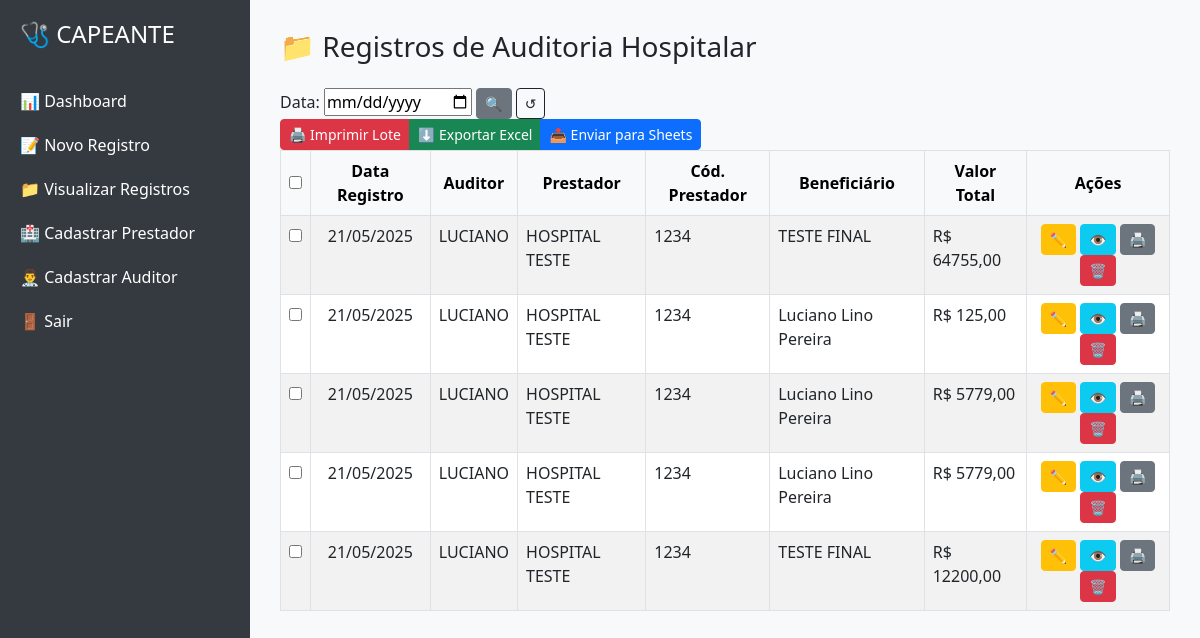
The app's page /relatorio (signed in) with its own data.
### auditoria_app/models.py (models this page shows)
class Auditoria(db.Model):
    __tablename__ = 'auditoria'
    __table_args__ = {'extend_existing': True}
    id = db.Column(db.Integer, primary_key=True)
    nome_beneficiario = db.Column(db.String(255), nullable=False)
    cod_beneficiario = db.Column(db.String(50))
    cod_prestador = db.Column(db.String(50))
    nome_prestador = db.Column(db.String(255))
    guia_principal = db.Column(db.String(100))
    data_internacao = db.Column(DateTime)
    hora_internacao = db.Column(db.String(10))
    data_alta = db.Column(DateTime)
    hora_alta = db.Column(db.String(10))
    data_auditoria = db.Column(DateTime)
    tipo_internacao = db.Column(db.String(50))
    caracter_internacao = db.Column(db.String(50))
    parcial = db.Column(db.String(50))
    cod_procedimento = db.Column(db.String(50))
    descricao_procedimento = db.Column(db.String(255))
    cid_codigo = db.Column(db.String(10))
    cid_descricao = db.Column(db.String(255))
    fatura_de = db.Column(DateTime)
    fatura_ate = db.Column(DateTime)
    for i in range(1, 11):
        locals()[f'grupo_{i}'] = db.Column(db.String(100))
        locals()[f'qtd_apresentada_{i}'] = db.Column(db.Integer)
        locals()[f'qtd_autorizada_{i}'] = db.Column(db.Integer)
        locals()[f'valor_apresentado_{i}'] = db.Column(db.Float)
        locals()[f'glosa_medico_{i}'] = db.Column(db.Float)
        locals()[f'glosa_enfermagem_{i}'] = db.Column(db.Float)
        locals()[f'valor_liberado_{i}'] = db.Column(db.Float)
    for i in range(1, 6):
        locals()[f'linhaextra_grupo_{i}'] = db.Column(db.String(100))
        locals()[f'linhaextra_qtd_apresentada_{i}'] = db.Column(db.Integer)
        locals()[f'linhaextra_qtd_autorizada_{i}'] = db.Column(db.Integer)
        locals()[f'linhaextra_valor_apresentado_{i}'] = db.Column(db.Float)
        locals()[f'linhaextra_glosa_medico_{i}'] = db.Column(db.Float)
        locals()[f'linhaextra_glosa_enfermagem_{i}'] = db.Column(db.Float)
        locals()[f'linhaextra_valor_liberado_{i}'] = db.Column(db.Float)
    total_apresentado = db.Column(db.Float)
    total_glosa_medico = db.Column(db.Float)
    total_glosa_enfermagem = db.Column(db.Float)
    total_liberado = db.Column(db.Float)
    auditor = db.Column(db.String(100))
    acomodacao = db.Column(db.String(50))
    motivo_glosa = db.Column(db.Text)
    data_registro = db.Column(db.DateTime, default=datetime.utcnow)
    salvo = db.Column(db.Boolean, default=False)

### auditoria_app/routes.py (the view)
@main.route('/relatorio')
@login_required
def relatorio():
    data_filtro = request.args.get('data')
    query = Auditoria.query  # ❌ Removido o filtro por empresa inexistente
    if data_filtro:
        try:
            data_dt = datetime.strptime(data_filtro, '%Y-%m-%d')
            query = query.filter(db.func.date(Auditoria.data_registro) == data_dt.date())
        except ValueError:
            flash("Data inválida no filtro.", "danger")
    registros = query.order_by(Auditoria.data_registro.desc()).all()
    return render_template('relatorio.html', registros=registros)

### auditoria_app/__init__.py (called while the page is built)
def create_app():
    app = Flask(__name__)
    app.config.from_object(Config)
    db.init_app(app)
    login_manager.init_app(app)
    mail.init_app(app)
    Migrate(app, db)
    login_manager.login_view = 'auth.login'
    from .models import User, Auditoria
    @login_manager.user_loader
    def load_user(user_id):
        return User.query.get(int(user_id))
    from .routes import main
    from .auth import auth as auth_blueprint
    app.register_blueprint(main)
    app.register_blueprint(auth_blueprint)
    @app.template_filter('getattr')
    def jinja_getattr(obj, attr):
        return getattr(obj, attr)
    return app  # ✅ ESTA LINHA ESTAVA FALTANDO

### auditoria_app/templates/relatorio.html (shortened to what this page needs)
{% extends 'base.html' %}
{% block content %}
<h3 class="mb-4">📁 Registros de Auditoria Hospitalar</h3>
<div class="relatorio-header">
  <form method="get" action="{{ url_for('main.relatorio') }}" class="filtro-data-form">
    <label for="data">Data:</label>
    <input type="date" id="data" name="data" value="{{ request.args.get('data', '') }}">
    <button type="submit" class="btn btn-sm btn-secondary">🔍</button>
    <a href="{{ url_for('main.relatorio') }}" class="btn btn-sm btn-outline-dark">↺</a>
  </form>
  <div class="btn-group">
    <button id="btnImprimir" class="btn btn-danger btn-sm">🖨️ Imprimir Lote</button>
    <button class="btn btn-success btn-sm" data-bs-toggle="modal" data-bs-target="#modalExportar">
      ⬇️ Exportar Excel
    </button>
    <button id="btnEnviarSheets" class="btn btn-primary btn-sm">📤 Enviar para Sheets</button>
  </div>
</div>
<form id="form-registros">
  <table class="table table-bordered table-striped table-hover">
    <thead class="table-light text-center align-middle">
      <tr>
        <th><input type="checkbox" id="checkAll"></th>
        <th>Data Registro</th>
        <th>Auditor</th>
        <th>Prestador</th>
        <th>Cód. Prestador</th>
        <th>Beneficiário</th>
        <th>Valor Total</th>
        <th>Ações</th>
      </tr>
    </thead>
    <tbody>
      {% for reg in registros %}
      <tr>
        <td class="text-center">
          {% if reg.salvo %}
          <input type="checkbox" class="registro-checkbox" value="{{ reg.id }}">
          {% endif %}
        </td>
        <td class="text-center">{{ reg.data_registro.strftime('%d/%m/%Y') if reg.data_registro else '' }}</td>
        <td>{{ reg.auditor }}</td>
        <td>{{ reg.nome_prestador }}</td>
        <td>{{ reg.cod_prestador }}</td>
        <td>{{ reg.nome_beneficiario }}</td>
        <td>R$ {{ '%.2f' | format(reg.total_apresentado or 0) | replace('.', ',') }}</td>
        <td class="text-center">
          <a href="{{ url_for('main.editar', id=reg.id) }}" class="btn btn-sm btn-warning">✏️</a>
          {% if reg.salvo %}
            <a href="{{ url_for('main.visualizar', id=reg.id) }}" class="btn btn-sm btn-info">👁️</a>
            <a href="{{ url_for('main.imprimir', id=reg.id) }}" class="btn btn-sm btn-secondary">🖨️</a>
          {% else %}
            <span class="badge bg-warning text-dark">Não salvo</span>
          {% endif %}
          <a href="{{ url_for('main.excluir', id=reg.id) }}" class="btn btn-sm btn-danger" onclick="return confirm('Deseja excluir este registro?')">🗑️</a>
        </td>
      </tr>
      {% endfor %}
    </tbody>
  </table>
</form>
{% endblock %}

### auditoria_app/templates/base.html (shortened to what this page needs)
<!DOCTYPE html>
<html lang="pt-br">
<head>
  <link href="https://cdn.jsdelivr.net/npm/bootstrap@5.3.0/dist/css/bootstrap.min.css" rel="stylesheet">
</head>
<body>
  {% if current_user.is_authenticated %}
  <div class="sidebar">
    <h2>🩺 CAPEANTE</h2>
    <a href="{{ url_for('main.dashboard') }}">📊 Dashboard</a>
    <a href="{{ url_for('main.novo_registro') }}">📝 Novo Registro</a>
    <a href="{{ url_for('main.relatorio') }}">📁 Visualizar Registros</a>
    <a href="{{ url_for('main.listar_prestadores') }}">🏥 Cadastrar Prestador</a>
    <a href="{{ url_for('main.form_auditor') }}">👨‍⚕️ Cadastrar Auditor</a>
    <a href="/sair">🚪 Sair</a>
  </div>
  {% endif %}
  <div class="main-content">
    {% block content %}{% endblock %}
  </div>
</body>
</html>

### records on screen
Auditoria: data_registro "21/05/2025", auditor "LUCIANO", nome_prestador "HOSPITAL TESTE", cod_prestador "1234", nome_beneficiario "TESTE FINAL", total_apresentado "64755,00"
Auditoria: data_registro "21/05/2025", auditor "LUCIANO", nome_prestador "HOSPITAL TESTE", cod_prestador "1234", nome_beneficiario "Luciano Lino Pereira", total_apresentado "125,00"
Auditoria: data_registro "21/05/2025", auditor "LUCIANO", nome_prestador "HOSPITAL TESTE", cod_prestador "1234", nome_beneficiario "Luciano Lino Pereira", total_apresentado "5779,00"
Auditoria: data_registro "21/05/2025", auditor "LUCIANO", nome_prestador "HOSPITAL TESTE", cod_prestador "1234", nome_beneficiario "Luciano Lino Pereira", total_apresentado "5779,00"
Auditoria: data_registro "21/05/2025", auditor "LUCIANO", nome_prestador "HOSPITAL TESTE", cod_prestador "1234", nome_beneficiario "TESTE FINAL", total_apresentado "12200,00"
